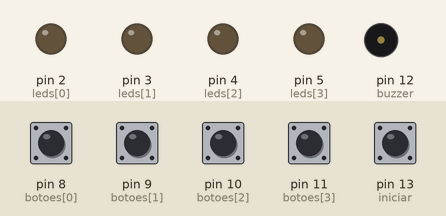
Bench run of a sketch on a simulated Arduino Uno, built with avr-gcc and run on an emulated ATmega328P. Shown: output pins drawn as LEDs (lit = HIGH), buzzer (waves = sounding). Dashed ring = blinking. Inputs (shaded band) come from the test bench; at power-on: pin 8 (botoes[0]), pin 9 (botoes[1]), pin 10 (botoes[2]), pin 11 (botoes[3]), pin 13 (iniciar) HIGH. Random numbers use the default seed unless the sketch sets one.

Above: at 1.2 s.
1.3 s: pin 13 (iniciar) pulled LOW for 0.15 s
At 1.6 s:
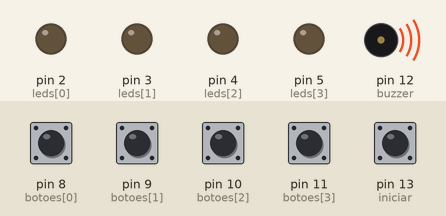
At 3.55 s:
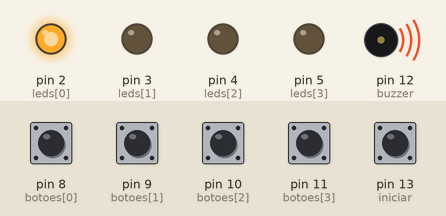
4.3 s: pin 9 (botoes[1]) pulled LOW for 0.15 s
At 5.01 s:
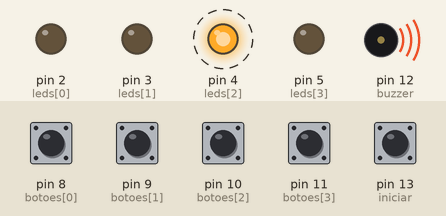
Timing chart, 0 to 8.4 s (numbered marks = the images above; inputs shaded):
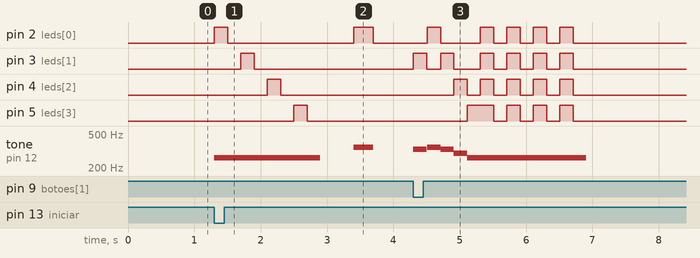

Measured:
- after the input at 1.3 s, pin 2 (leds[0]): LOW → HIGH at once, → LOW 0.20 s later, → HIGH 1.9 s later, → LOW 0.30 s later; pin 3 (leds[1]): LOW → HIGH after 0.40 s, → LOW 0.20 s later
- after the input at 4.3 s, pin 2 (leds[0]): goes HIGH 0.20 s, LOW 0.60 s, 3 × (HIGH 0.20 s, LOW 0.20 s), HIGH 0.20 s, then LOW, starting after 0.21 s; pin 3 (leds[1]): goes HIGH 0.20 s, LOW 0.21 s, HIGH 0.20 s, LOW 0.40 s, 3 × (HIGH 0.20 s, LOW 0.20 s), HIGH 0.20 s, then LOW, starting at once

The sketch:

genius.ino
```cpp
#define NOTE_DO  264
#define NOTE_RE  297
#define NOTE_MI  330
#define NOTE_FA  352

#define buzzer 12

int iniciar = 13;
int botao_atv = 0;
int jogada = 0;

int tons[4] = { NOTE_FA, NOTE_MI, NOTE_RE, NOTE_DO };
int ordem[12] = {};
int leds[4] = { 2, 3, 4, 5 };
int botoes[4] = { 8, 9, 10, 11 };

bool perdeu = false;
bool starte = false;

void setup() {
  for (int i = 0; i <= 3; i++) {
    pinMode(leds[i], OUTPUT);
  }
  for (int i = 0; i <= 3; i++) {
    pinMode(botoes[i], INPUT_PULLUP);
  }
  pinMode(buzzer, OUTPUT);
  pinMode(iniciar, INPUT_PULLUP);
  randomSeed(analogRead(0));
}

void loop() {
  while (!starte) {
    if (!digitalRead(iniciar) == HIGH) {
      starte = true;
      break;
    }
  }
  if (starte && perdeu) {
    for (int i = 0; i <= 3; i++) {
      digitalWrite(leds[i], LOW);
    }
    starte = false;
    perdeu = false;
    jogada = 0;
  }
  if (jogada == 0 && starte) {
    tocarSomDeInicio();
    delay(500);
  }
  if (starte && !perdeu) {
    proximaRodada();
    reproduzirOrdem();
    aguardarJogador();
    delay(1000);
  }
}
void proximaRodada() {
  int numero_sorteado = random(0, 4);
  ordem[jogada++] = numero_sorteado;
}
void reproduzirOrdem() {
  for (int i = 0; i < jogada; i++) {
    tone(buzzer, tons[ordem[i]]);
    digitalWrite(leds[ordem[i]], HIGH);
    delay(300);
    noTone(buzzer);
    digitalWrite(leds[ordem[i]], LOW);
    delay(100);
  }
  noTone(buzzer);
}
void aguardarJogador() {
  for (int i = 0; i < jogada; i++) {
    aguardarJogada();
    if (ordem[i] != botao_atv) {
      gameOver();
    }

    if (perdeu) {
      break;
    }
  }
}

void aguardarJogada() {
  bool jogada_efetuada = false;

  while (!jogada_efetuada) {
    for (int i = 0; i <= 3; i++) {
      if (!digitalRead(botoes[i])) {
        botao_atv = i;
        tone(buzzer, tons[i]);
        digitalWrite(leds[i], HIGH);
        delay(200);
        digitalWrite(leds[i], LOW);
        noTone(buzzer);
        jogada_efetuada = true;
      }
    }
    delay(10);
  }
}

void gameOver() {
  for (int i = 0; i <= 3; i++) {
    tone(buzzer, tons[i]);
    digitalWrite(leds[i], HIGH);
    delay(200);
    digitalWrite(leds[i], LOW);
    noTone(buzzer);
  }
  tone(buzzer, tons[3]);
  for (int i = 0; i <= 3; i++) {
    digitalWrite(leds[0], HIGH);
    digitalWrite(leds[1], HIGH);
    digitalWrite(leds[2], HIGH);
    digitalWrite(leds[3], HIGH);
    delay(200);
    digitalWrite(leds[0], LOW);
    digitalWrite(leds[1], LOW);
    digitalWrite(leds[2], LOW);
    digitalWrite(leds[3], LOW);
    delay(200);
  }
  noTone(buzzer);
  delay(1000);
  perdeu = true;
}

void tocarSomDeInicio() {
  tone(buzzer, tons[3]);
  for (int i = 0; i <= 3; i++) {
    digitalWrite(leds[i], HIGH);
    delay(200);
    digitalWrite(leds[i], LOW);
    delay(200);
  }
  noTone(buzzer);
}
```
